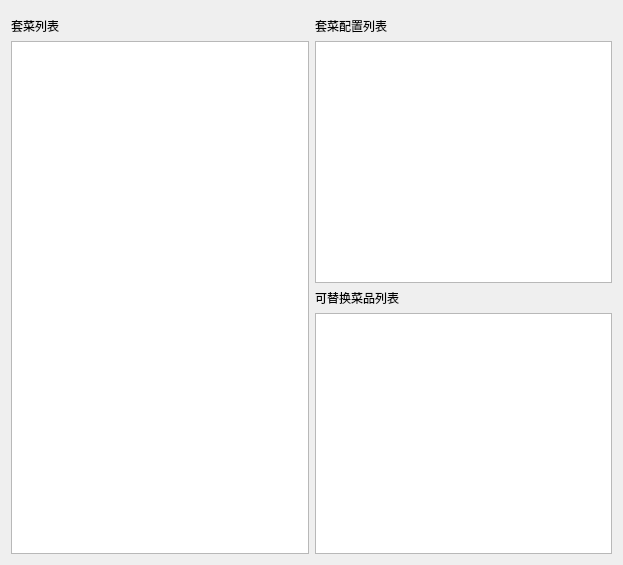
<?xml version="1.0" encoding="UTF-8"?>
<ui version="4.0">
 <class>w_bt_dish_suit_Dialog</class>
 <widget class="QDialog" name="w_bt_dish_suit_Dialog">
  <property name="geometry">
   <rect>
    <x>0</x>
    <y>0</y>
    <width>623</width>
    <height>565</height>
   </rect>
  </property>
  <property name="windowTitle">
   <string>Dialog</string>
  </property>
  <layout class="QGridLayout" name="gridLayout">
   <item row="0" column="0" colspan="2">
    <widget class="lds_toolbar" name="widget"/>
   </item>
   <item row="1" column="0">
    <widget class="QLabel" name="label">
     <property name="text">
      <string>套菜列表</string>
     </property>
    </widget>
   </item>
   <item row="1" column="1">
    <layout class="QHBoxLayout" name="horizontalLayout_2">
     <item>
      <widget class="QLabel" name="label_2">
       <property name="text">
        <string>套菜配置列表</string>
       </property>
      </widget>
     </item>
    </layout>
   </item>
   <item row="2" column="0">
    <widget class="lds_tableView" name="tableView">
     <property name="maximumSize">
      <size>
       <width>320</width>
       <height>16777215</height>
      </size>
     </property>
    </widget>
   </item>
   <item row="2" column="1">
    <layout class="QVBoxLayout" name="verticalLayout">
     <item>
      <widget class="lds_tableView" name="tableView_2"/>
     </item>
     <item>
      <layout class="QHBoxLayout" name="horizontalLayout">
       <item>
        <widget class="QLabel" name="label_3">
         <property name="text">
          <string>可替换菜品列表</string>
         </property>
        </widget>
       </item>
      </layout>
     </item>
     <item>
      <widget class="lds_tableView" name="tableView_3"/>
     </item>
    </layout>
   </item>
  </layout>
 </widget>
 <customwidgets>
  <customwidget>
   <class>lds_toolbar</class>
   <extends>QFrame</extends>
   <header>lds_toolbar.h</header>
   <container>1</container>
  </customwidget>
  <customwidget>
   <class>lds_tableView</class>
   <extends>QTableView</extends>
   <header>lds_tableview.h</header>
  </customwidget>
 </customwidgets>
 <resources/>
 <connections/>
</ui>
